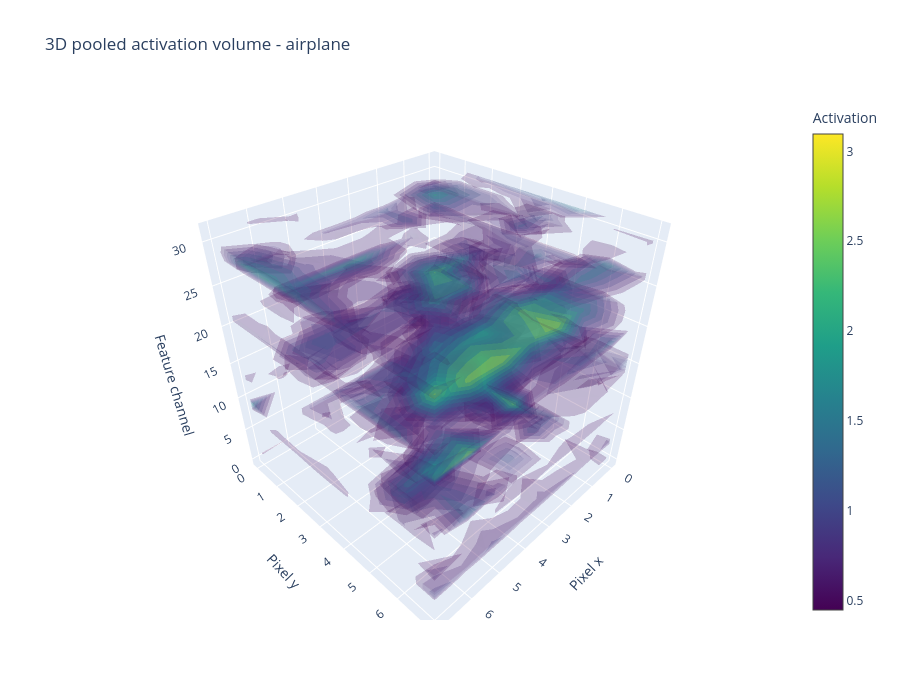

The notebook cell saved with this chart:
### Code cell
# Treat channels as the third spatial axis: (height, width, channels).
volume = pool2_output[image_position].transpose(1, 2, 0)
positive_values = volume[volume > 0]

if positive_values.size == 0:
    print("The selected image has no positive activations in the final feature volume.")
else:
    height, width, channels = volume.shape
    grid_y, grid_x, grid_channel = np.mgrid[
        0:height,
        0:width,
        0:channels,
    ]
    isomin = float(np.percentile(positive_values, 50))
    isomax = float(positive_values.max())
    if isomin >= isomax:
        isomin = isomax * 0.5

    fig = go.Figure(
        data=[
            go.Volume(
                x=grid_x.ravel(),
                y=grid_y.ravel(),
                z=grid_channel.ravel(),
                value=volume.ravel(),
                isomin=isomin,
                isomax=isomax,
                opacity=0.12,
                surface_count=12,
                colorscale="Viridis",
                colorbar={"title": "Activation"},
            )
        ]
    )
    fig.update_layout(
        title=(
            f"3D pooled activation volume - "
            f"{class_names[y_selected[image_position]]}"
        ),
        scene={
            "xaxis_title": "Pixel x",
            "yaxis_title": "Pixel y",
            "zaxis_title": "Feature channel",
        },
        height=700,
    )
    fig.show()

### Figure 1 — Plotly figure (JSON) as saved in the notebook; plotly's stock layout.template omitted (floating-point values rounded to 4 significant figures; data arrays with more than 128 entries replaced by an {"elided": "..."} marker saying what was removed)
{"data": [{"colorbar": {"title": {"text": "Activation"}}, "colorscale": [[0, "#440154"], [0.1111, "#482878"], [0.2222, "#3e4989"], [0.3333, "#31688e"], [0.4444, "#26828e"], [0.5556, "#1f9e89"], [0.6667, "#35b779"], [0.7778, "#6ece58"], [0.8889, "#b5de2b"], [1, "#fde725"]], "isomax": 3.097, "isomin": 0.446, "opacity": 0.12, "surface": {"count": 12}, "type": "volume", "value": {"elided": "2048 float values"}, "x": {"elided": "2048 int values"}, "y": {"elided": "2048 int values"}, "z": {"elided": "2048 int values"}}], "layout": {"height": 700, "scene": {"xaxis": {"title": {"text": "Pixel x"}}, "yaxis": {"title": {"text": "Pixel y"}}, "zaxis": {"title": {"text": "Feature channel"}}}, "title": {"text": "3D pooled activation volume - airplane"}}}
